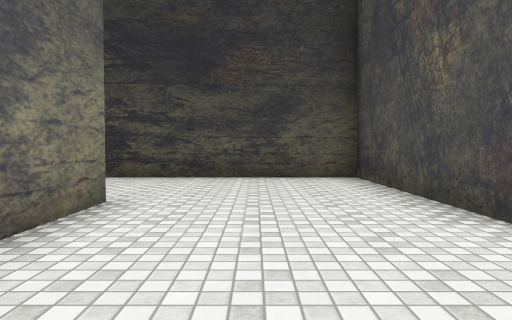
View 1 (above)

19 first-person views from a walk through a 3-D level made in the Unity game engine. The camera is 1.2 m above the floor, tilts 2° down and sees 70° across. The floor is counted in squares, 2 m on a side. Each view is taken from the middle of a square. On the plan, view 1 faces up. The plan holds only what a view shows up to about 10 squares ahead; the rest is blank. The place goes on beyond the plan. The player is left out. Some surface patterns are stand-ins.

View 2
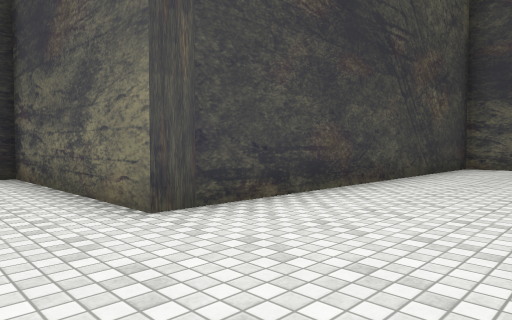

View 3
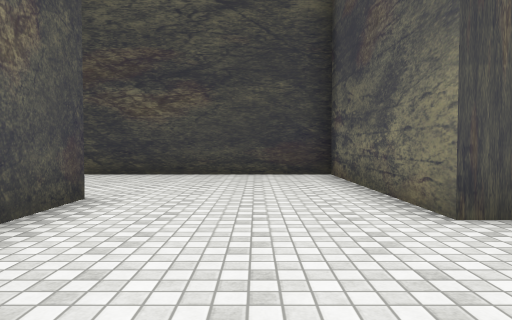

View 4
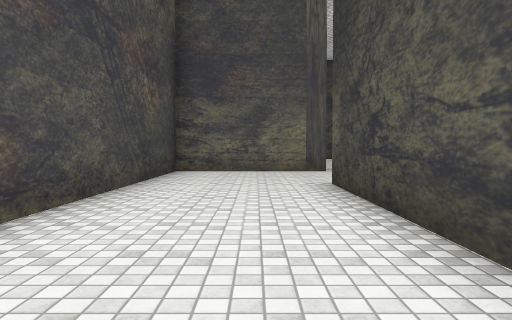

View 5
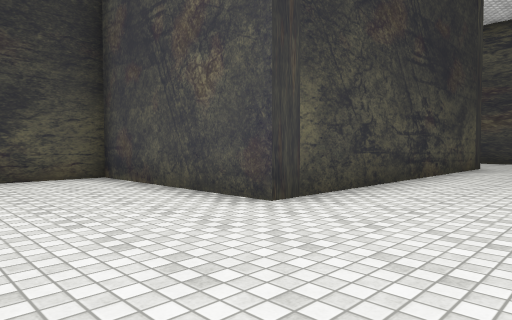

View 6
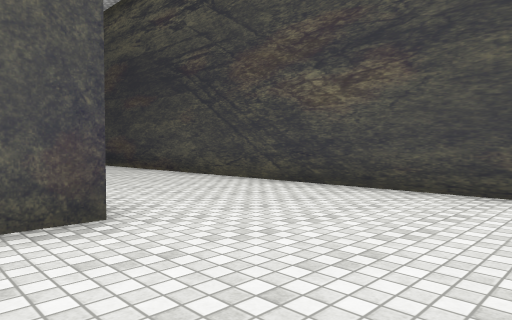

View 7
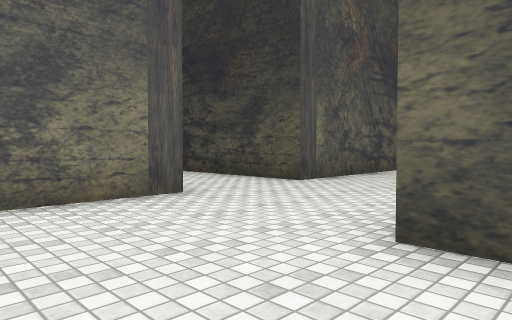

View 8
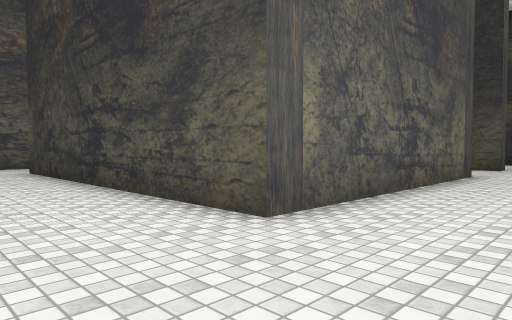

View 9
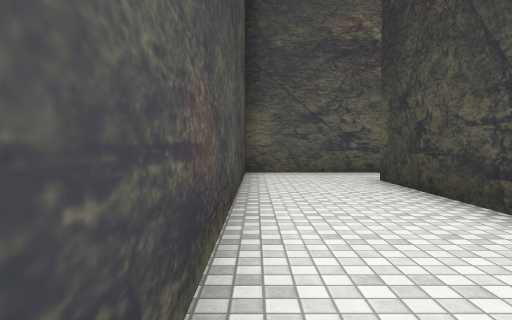

View 10
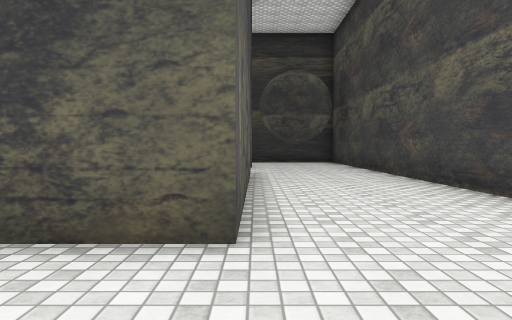

View 11
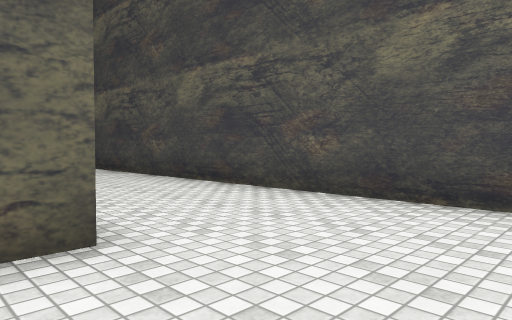

View 12
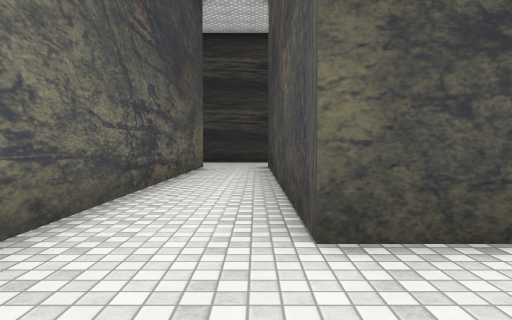

View 13
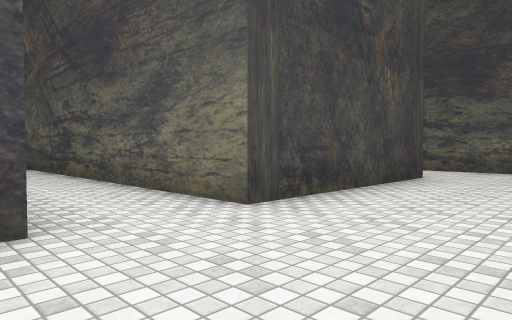

View 14
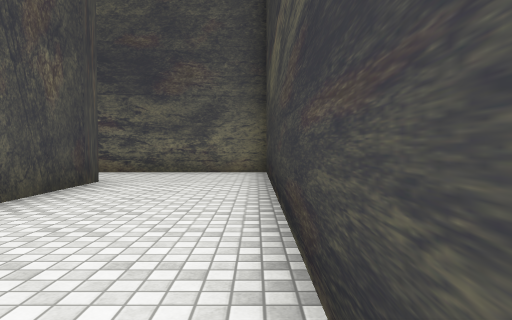

View 15
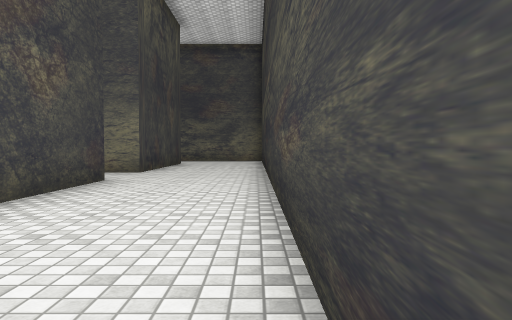

View 16
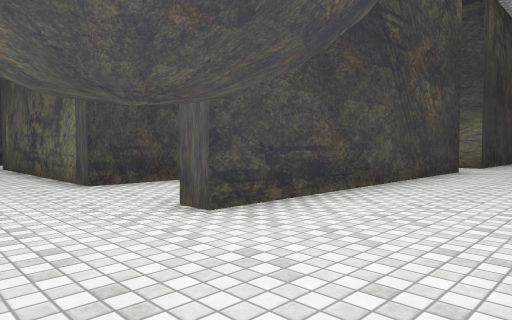

View 17
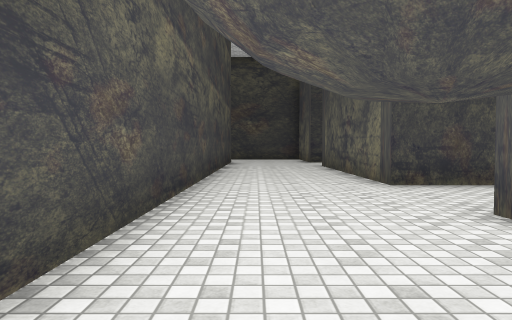

View 18
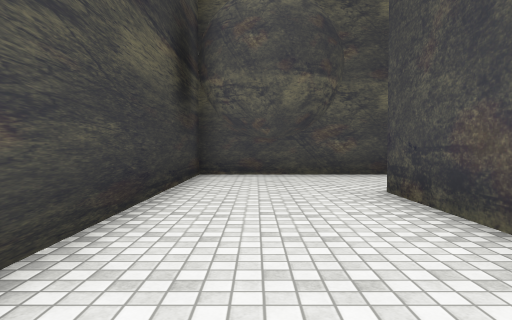

View 19
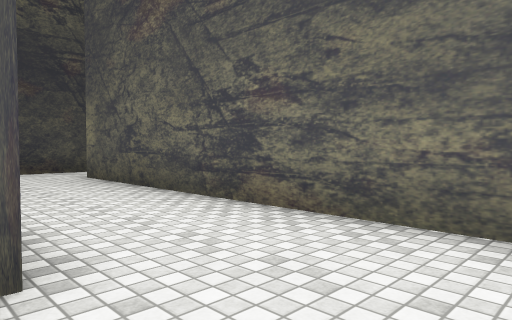

### Floor plan
Points are (right, up) in squares from view 1. A wall is a line through its corners. A room is listed if a view was taken in it or the views show most of it. See-through windows are left out.
Room 1 (views 1, 2, 3, 4, 5, 6, 7)
walls: (6.5, 2.7) (2, 2.7) (2, 7.3) (-8, 7.3); (-11.1, 7.9) (-11.1, 4) (-1.7, 4) (-1.7, -1) (6.5, -1)
ways out: opening at (-9.5, 8) to room 2
Room 2 (views 8, 9, 10, 11, 12, 13, 14, 15, 16, 17, 18, 19)
walls: (-18.8, 19.3) (-11.1, 19.3) (-11.1, 18.8) (-11.9, 18.8); (-12.9, 16.3) (-11.1, 16.3) (-11.1, 10.3) (-18.6, 10.3) (-18.6, 17.8); (-25.5, 19.3) (-20.6, 19.3) (-20.6, 7.8) (-12.2, 7.8); (-28.5, 11.8) (-26.9, 11.8); (-27.8, 22.4) (-27.8, 13.5); (-8, 8.6) (-8, 22.3) (-27.2, 22.3)
ways out: opening at (-9.5, 8) to room 1

Where each view was taken, in squares from view 1:
view 1: 0 up, 0 right, facing up
view 2: 7 up, 0 right, facing down-left
view 3: 7 up, 0 right, facing down
view 4: 6 up, 2 left, facing left
view 5: 0 up, 1 left, facing up-right
view 6: 4 up, 1 left, facing down-right
view 7: 5 up, 7 left, facing up-left
view 8: 8 up, 9 left, facing up-left
view 9: 8 up, 12 left, facing left
view 10: 8 up, 11 left, facing up
view 11: 8 up, 12 left, facing up-right
view 12: 8 up, 19 left, facing up
view 13: 22 up, 18 left, facing down-left
view 14: 22 up, 19 left, facing left
view 15: 22 up, 12 left, facing left
view 16: 22 up, 9 left, facing down-left
view 17: 22 up, 9 left, facing down
view 18: 21 up, 16 left, facing right
view 19: 21 up, 25 left, facing down-left
